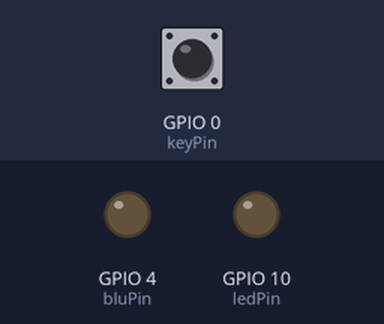
The sketch below on a simulated ESP32-S3. Shown: output pins drawn as LEDs (lit = HIGH). The test bench sets the inputs (shaded band); at power-on: GPIO 0 (keyPin) HIGH.

Above: at 1.2 s.
1.3 s: GPIO 0 (keyPin) pulled LOW for 0.15 s
At 3.8 s:
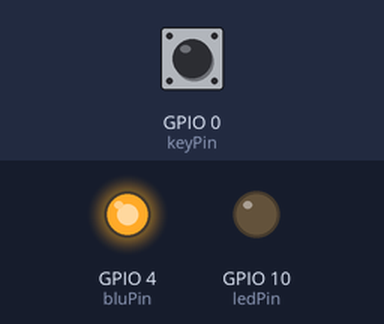
4.4 s: GPIO 0 (keyPin) pulled LOW for 1 s
At 6.8 s:
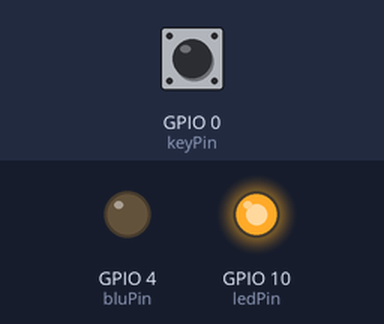
8.4 s: GPIO 0 (keyPin) pulled LOW for 3.2 s
At 9.7 s:
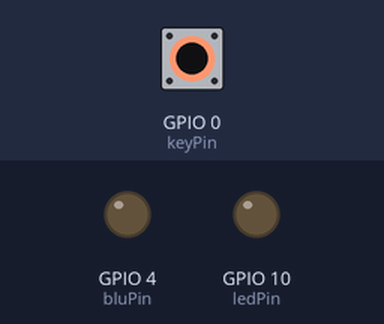
Timing chart, 0 to 20.5 s (numbered marks = the images above; inputs shaded):
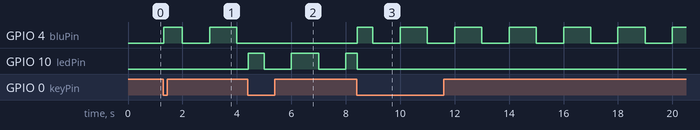

Measured:
- after the input at 1.3 s, GPIO 4 (bluPin): LOW → HIGH at once, → LOW 0.68 s later, → HIGH 1.0 s later, → LOW 1.0 s later; GPIO 10 (ledPin): stays LOW (without the input it goes to HIGH after 0.70 s)
- after the input at 4.4 s, GPIO 4 (bluPin): stops changing and stays LOW; GPIO 10 (ledPin): goes HIGH 0.58 s, LOW 1.0 s, HIGH 1.0 s, LOW 1.0 s, then HIGH, starting at once
- after the input at 8.4 s, GPIO 4 (bluPin): LOW → HIGH at once, then repeats every 2.0 s: LOW 1.0 s, HIGH 1.0 s

The sketch:

MP8.ino
```cpp
#define STATE_M1S1 1
#define STATE_M1S2 2
#define STATE_M2S1 3
#define STATE_M2S2 4

uint8_t sysState = STATE_M1S1;

const uint8_t keyPin = 0;
const uint8_t bluPin = 4;
const uint8_t ledPin = 10;

// timer frequency
#define TM_FREQ_1MHZ 1000000
// value for timer
#define VAL_1S 1000000
// auto reload
#define AUTO_RELOAD true
// timer number of autoreloads (0 = unlimited)
#define RELOADS_NUM 0
// timer handle
hw_timer_t *timer_hw = NULL;

void stateM1S1() {
  digitalWrite(ledPin, HIGH);
  digitalWrite(bluPin, LOW);
}

void stateM1S2() {
  digitalWrite(ledPin, LOW);
  digitalWrite(bluPin, LOW);
}

void stateM2S1() {
  digitalWrite(ledPin, LOW);
  digitalWrite(bluPin, HIGH);
}

void stateM2S2() {
  digitalWrite(ledPin, LOW);
  digitalWrite(bluPin, LOW);
}

void keyISR() {
  delayMicroseconds(20000);
  if (LOW == digitalRead(keyPin)) {
    if ((STATE_M1S1 == sysState) || (STATE_M1S2 == sysState)) {
      sysState = STATE_M2S1;
      stateM2S1();
    } else if ((STATE_M2S1 == sysState) || (STATE_M2S2 == sysState)) {
      sysState = STATE_M1S1;
      stateM1S1();
    } else {
      /* Error */
    }
  }
}

void ARDUINO_ISR_ATTR TIMER_ISR() {
  switch (sysState) {
    case STATE_M1S1:
      sysState = STATE_M1S2;
      stateM1S2();
      break;
    case STATE_M1S2:
      sysState = STATE_M1S1;
      stateM1S1();
      break;
    case STATE_M2S1:
      sysState = STATE_M2S2;
      stateM2S2();
      break;
    case STATE_M2S2:
      sysState = STATE_M2S1;
      stateM2S1();
      break;
    default:
      /* Error */
      break;
  }
}

void setup() {
  // put your setup code here, to run once:
  pinMode(bluPin, OUTPUT);
  pinMode(ledPin, OUTPUT);
  attachInterrupt(keyPin, keyISR, FALLING);

  // timer init
  while (NULL == timer_hw) {
    timer_hw = timerBegin(TM_FREQ_1MHZ);
  }
  timerAttachInterrupt(timer_hw, &TIMER_ISR);
  timerAlarm(timer_hw, VAL_1S, AUTO_RELOAD, RELOADS_NUM);
}

void loop() {
  // put your main code here, to run repeatedly:
}
```
